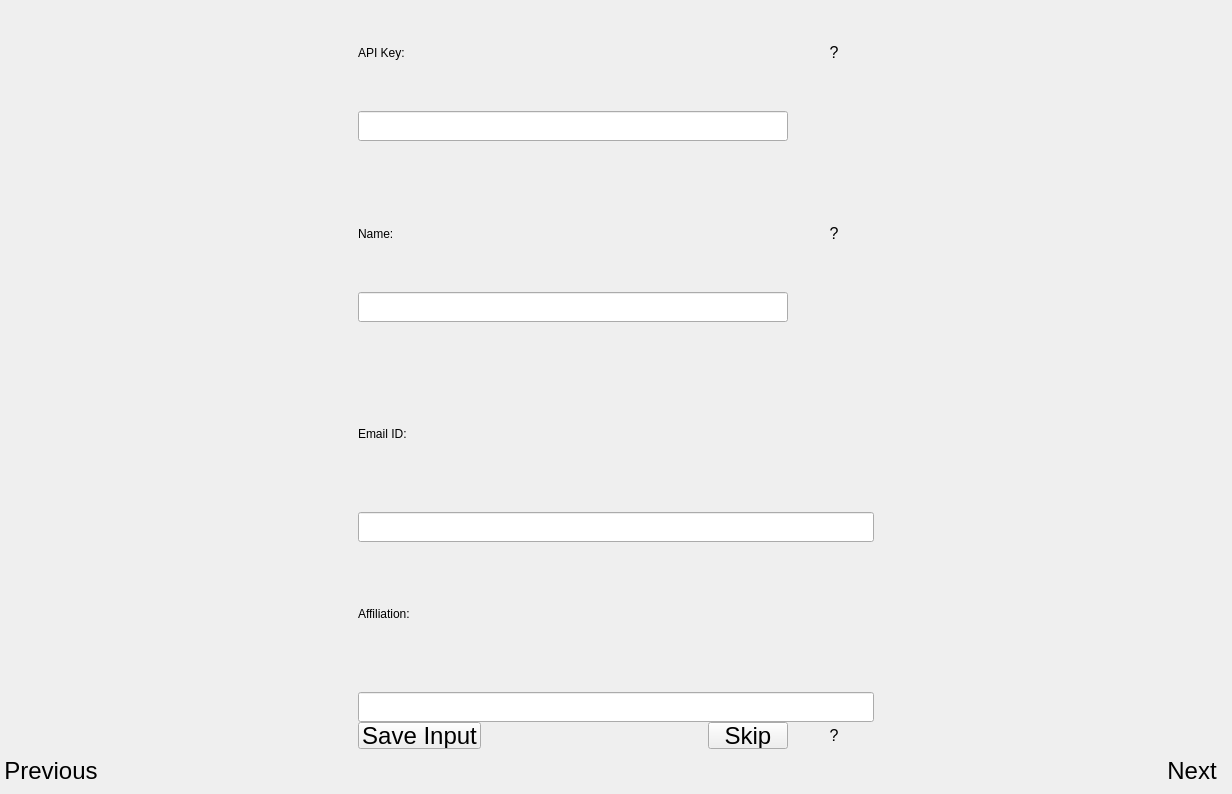
<?xml version="1.0" encoding="UTF-8"?>
<ui version="4.0">
 <class>api_widget</class>
 <widget class="QWidget" name="api_widget">
  <property name="geometry">
   <rect>
    <x>0</x>
    <y>0</y>
    <width>1232</width>
    <height>794</height>
   </rect>
  </property>
  <property name="windowTitle">
   <string>Form</string>
  </property>
  <layout class="QVBoxLayout" name="verticalLayout">
   <property name="spacing">
    <number>0</number>
   </property>
   <property name="leftMargin">
    <number>0</number>
   </property>
   <property name="topMargin">
    <number>0</number>
   </property>
   <property name="rightMargin">
    <number>0</number>
   </property>
   <property name="bottomMargin">
    <number>0</number>
   </property>
   <item>
    <widget class="QWidget" name="widget_13" native="true">
     <property name="styleSheet">
      <string notr="true"/>
     </property>
     <layout class="QVBoxLayout" name="verticalLayout_16">
      <property name="spacing">
       <number>0</number>
      </property>
      <property name="leftMargin">
       <number>0</number>
      </property>
      <property name="topMargin">
       <number>0</number>
      </property>
      <property name="rightMargin">
       <number>0</number>
      </property>
      <property name="bottomMargin">
       <number>0</number>
      </property>
      <item>
       <widget class="QWidget" name="widget_3" native="true">
        <property name="styleSheet">
         <string notr="true"/>
        </property>
        <layout class="QVBoxLayout" name="verticalLayout_17" stretch="0,0">
         <property name="spacing">
          <number>0</number>
         </property>
         <property name="leftMargin">
          <number>0</number>
         </property>
         <property name="topMargin">
          <number>0</number>
         </property>
         <property name="rightMargin">
          <number>0</number>
         </property>
         <property name="bottomMargin">
          <number>0</number>
         </property>
         <item>
          <widget class="QFrame" name="frame_16">
           <property name="styleSheet">
            <string notr="true"/>
           </property>
           <property name="frameShape">
            <enum>QFrame::Shape::NoFrame</enum>
           </property>
           <property name="frameShadow">
            <enum>QFrame::Shadow::Raised</enum>
           </property>
           <layout class="QHBoxLayout" name="horizontalLayout_3" stretch="1,0,1">
            <property name="leftMargin">
             <number>0</number>
            </property>
            <property name="topMargin">
             <number>0</number>
            </property>
            <property name="rightMargin">
             <number>0</number>
            </property>
            <property name="bottomMargin">
             <number>0</number>
            </property>
            <item>
             <spacer name="horizontalSpacer_5">
              <property name="orientation">
               <enum>Qt::Orientation::Horizontal</enum>
              </property>
              <property name="sizeHint" stdset="0">
               <size>
                <width>327</width>
                <height>20</height>
               </size>
              </property>
             </spacer>
            </item>
            <item>
             <widget class="QFrame" name="frame_15">
              <property name="styleSheet">
               <string notr="true"/>
              </property>
              <property name="frameShape">
               <enum>QFrame::Shape::NoFrame</enum>
              </property>
              <property name="frameShadow">
               <enum>QFrame::Shadow::Raised</enum>
              </property>
              <layout class="QVBoxLayout" name="verticalLayout_14" stretch="1,0">
               <property name="spacing">
                <number>0</number>
               </property>
               <property name="leftMargin">
                <number>0</number>
               </property>
               <property name="topMargin">
                <number>0</number>
               </property>
               <property name="rightMargin">
                <number>0</number>
               </property>
               <property name="bottomMargin">
                <number>0</number>
               </property>
               <item>
                <widget class="QFrame" name="frame_10">
                 <property name="styleSheet">
                  <string notr="true"/>
                 </property>
                 <property name="frameShape">
                  <enum>QFrame::Shape::NoFrame</enum>
                 </property>
                 <property name="frameShadow">
                  <enum>QFrame::Shadow::Raised</enum>
                 </property>
                 <layout class="QHBoxLayout" name="horizontalLayout_17">
                  <property name="spacing">
                   <number>0</number>
                  </property>
                  <property name="leftMargin">
                   <number>0</number>
                  </property>
                  <property name="topMargin">
                   <number>0</number>
                  </property>
                  <property name="rightMargin">
                   <number>0</number>
                  </property>
                  <property name="bottomMargin">
                   <number>0</number>
                  </property>
                  <item>
                   <widget class="QFrame" name="frame_8">
                    <property name="styleSheet">
                     <string notr="true"/>
                    </property>
                    <property name="frameShape">
                     <enum>QFrame::Shape::NoFrame</enum>
                    </property>
                    <property name="frameShadow">
                     <enum>QFrame::Shadow::Raised</enum>
                    </property>
                    <layout class="QVBoxLayout" name="verticalLayout_8">
                     <property name="spacing">
                      <number>0</number>
                     </property>
                     <property name="leftMargin">
                      <number>0</number>
                     </property>
                     <property name="topMargin">
                      <number>0</number>
                     </property>
                     <property name="rightMargin">
                      <number>0</number>
                     </property>
                     <property name="bottomMargin">
                      <number>0</number>
                     </property>
                     <item>
                      <widget class="QFrame" name="frame_17">
                       <property name="styleSheet">
                        <string notr="true"/>
                       </property>
                       <property name="frameShape">
                        <enum>QFrame::Shape::NoFrame</enum>
                       </property>
                       <property name="frameShadow">
                        <enum>QFrame::Shadow::Raised</enum>
                       </property>
                       <layout class="QVBoxLayout" name="verticalLayout_15">
                        <property name="spacing">
                         <number>0</number>
                        </property>
                        <property name="leftMargin">
                         <number>0</number>
                        </property>
                        <property name="topMargin">
                         <number>0</number>
                        </property>
                        <property name="rightMargin">
                         <number>0</number>
                        </property>
                        <property name="bottomMargin">
                         <number>0</number>
                        </property>
                        <item>
                         <widget class="QFrame" name="frame_21">
                          <property name="styleSheet">
                           <string notr="true"/>
                          </property>
                          <property name="frameShape">
                           <enum>QFrame::Shape::NoFrame</enum>
                          </property>
                          <property name="frameShadow">
                           <enum>QFrame::Shadow::Raised</enum>
                          </property>
                          <layout class="QGridLayout" name="gridLayout_6">
                           <property name="leftMargin">
                            <number>0</number>
                           </property>
                           <property name="topMargin">
                            <number>0</number>
                           </property>
                           <property name="rightMargin">
                            <number>0</number>
                           </property>
                           <property name="bottomMargin">
                            <number>0</number>
                           </property>
                           <item row="0" column="2">
                            <widget class="QPushButton" name="pushButton_help_API">
                             <property name="sizePolicy">
                              <sizepolicy hsizetype="Fixed" vsizetype="Fixed">
                               <horstretch>0</horstretch>
                               <verstretch>0</verstretch>
                              </sizepolicy>
                             </property>
                             <property name="minimumSize">
                              <size>
                               <width>23</width>
                               <height>23</height>
                              </size>
                             </property>
                             <property name="font">
                              <font>
                               <pointsize>12</pointsize>
                              </font>
                             </property>
                             <property name="cursor">
                              <cursorShape>PointingHandCursor</cursorShape>
                             </property>
                             <property name="styleSheet">
                              <string notr="true"/>
                             </property>
                             <property name="text">
                              <string>?</string>
                             </property>
                             <property name="flat">
                              <bool>true</bool>
                             </property>
                            </widget>
                           </item>
                           <item row="1" column="0" colspan="2">
                            <widget class="QLineEdit" name="lineEdit_api">
                             <property name="minimumSize">
                              <size>
                               <width>0</width>
                               <height>30</height>
                              </size>
                             </property>
                             <property name="styleSheet">
                              <string notr="true"/>
                             </property>
                             <property name="text">
                              <string/>
                             </property>
                            </widget>
                           </item>
                           <item row="0" column="1">
                            <spacer name="horizontalSpacer_2">
                             <property name="orientation">
                              <enum>Qt::Orientation::Horizontal</enum>
                             </property>
                             <property name="sizeHint" stdset="0">
                              <size>
                               <width>373</width>
                               <height>20</height>
                              </size>
                             </property>
                            </spacer>
                           </item>
                           <item row="0" column="0">
                            <widget class="QLabel" name="label_21">
                             <property name="text">
                              <string>API Key:</string>
                             </property>
                            </widget>
                           </item>
                          </layout>
                         </widget>
                        </item>
                        <item>
                         <widget class="QFrame" name="frame_18">
                          <property name="styleSheet">
                           <string notr="true"/>
                          </property>
                          <property name="frameShape">
                           <enum>QFrame::Shape::NoFrame</enum>
                          </property>
                          <property name="frameShadow">
                           <enum>QFrame::Shadow::Raised</enum>
                          </property>
                          <layout class="QGridLayout" name="gridLayout_7">
                           <property name="leftMargin">
                            <number>0</number>
                           </property>
                           <property name="topMargin">
                            <number>0</number>
                           </property>
                           <property name="rightMargin">
                            <number>0</number>
                           </property>
                           <property name="bottomMargin">
                            <number>0</number>
                           </property>
                           <item row="0" column="0">
                            <widget class="QLabel" name="label_22">
                             <property name="styleSheet">
                              <string notr="true"/>
                             </property>
                             <property name="text">
                              <string>Name:</string>
                             </property>
                            </widget>
                           </item>
                           <item row="0" column="1">
                            <spacer name="horizontalSpacer_4">
                             <property name="orientation">
                              <enum>Qt::Orientation::Horizontal</enum>
                             </property>
                             <property name="sizeHint" stdset="0">
                              <size>
                               <width>388</width>
                               <height>20</height>
                              </size>
                             </property>
                            </spacer>
                           </item>
                           <item row="0" column="2">
                            <widget class="QPushButton" name="pushButton_help_API_2">
                             <property name="sizePolicy">
                              <sizepolicy hsizetype="Fixed" vsizetype="Fixed">
                               <horstretch>0</horstretch>
                               <verstretch>0</verstretch>
                              </sizepolicy>
                             </property>
                             <property name="minimumSize">
                              <size>
                               <width>23</width>
                               <height>23</height>
                              </size>
                             </property>
                             <property name="font">
                              <font>
                               <pointsize>12</pointsize>
                              </font>
                             </property>
                             <property name="cursor">
                              <cursorShape>PointingHandCursor</cursorShape>
                             </property>
                             <property name="styleSheet">
                              <string notr="true"/>
                             </property>
                             <property name="text">
                              <string>?</string>
                             </property>
                             <property name="flat">
                              <bool>true</bool>
                             </property>
                            </widget>
                           </item>
                           <item row="1" column="0" colspan="2">
                            <widget class="QLineEdit" name="lineEdit_name">
                             <property name="minimumSize">
                              <size>
                               <width>0</width>
                               <height>30</height>
                              </size>
                             </property>
                             <property name="text">
                              <string/>
                             </property>
                            </widget>
                           </item>
                          </layout>
                         </widget>
                        </item>
                        <item>
                         <widget class="QFrame" name="frame_19">
                          <property name="styleSheet">
                           <string notr="true"/>
                          </property>
                          <property name="frameShape">
                           <enum>QFrame::Shape::NoFrame</enum>
                          </property>
                          <property name="frameShadow">
                           <enum>QFrame::Shadow::Raised</enum>
                          </property>
                          <layout class="QVBoxLayout" name="verticalLayout_41">
                           <property name="leftMargin">
                            <number>0</number>
                           </property>
                           <property name="topMargin">
                            <number>0</number>
                           </property>
                           <property name="rightMargin">
                            <number>0</number>
                           </property>
                           <property name="bottomMargin">
                            <number>0</number>
                           </property>
                           <item>
                            <widget class="QLabel" name="label_23">
                             <property name="text">
                              <string>Email ID:</string>
                             </property>
                            </widget>
                           </item>
                           <item>
                            <widget class="QLineEdit" name="lineEdit_email">
                             <property name="minimumSize">
                              <size>
                               <width>0</width>
                               <height>30</height>
                              </size>
                             </property>
                             <property name="text">
                              <string/>
                             </property>
                            </widget>
                           </item>
                          </layout>
                         </widget>
                        </item>
                        <item>
                         <widget class="QFrame" name="frame_20">
                          <property name="frameShape">
                           <enum>QFrame::Shape::NoFrame</enum>
                          </property>
                          <property name="frameShadow">
                           <enum>QFrame::Shadow::Raised</enum>
                          </property>
                          <layout class="QVBoxLayout" name="verticalLayout_42">
                           <property name="leftMargin">
                            <number>0</number>
                           </property>
                           <property name="topMargin">
                            <number>0</number>
                           </property>
                           <property name="rightMargin">
                            <number>0</number>
                           </property>
                           <property name="bottomMargin">
                            <number>0</number>
                           </property>
                           <item>
                            <widget class="QLabel" name="label_24">
                             <property name="text">
                              <string>Affiliation:</string>
                             </property>
                            </widget>
                           </item>
                           <item>
                            <widget class="QLineEdit" name="lineEdit_aff">
                             <property name="minimumSize">
                              <size>
                               <width>0</width>
                               <height>30</height>
                              </size>
                             </property>
                             <property name="text">
                              <string/>
                             </property>
                            </widget>
                           </item>
                          </layout>
                         </widget>
                        </item>
                       </layout>
                      </widget>
                     </item>
                    </layout>
                   </widget>
                  </item>
                 </layout>
                </widget>
               </item>
               <item>
                <widget class="QFrame" name="frame_22">
                 <property name="styleSheet">
                  <string notr="true"/>
                 </property>
                 <property name="frameShape">
                  <enum>QFrame::Shape::NoFrame</enum>
                 </property>
                 <property name="frameShadow">
                  <enum>QFrame::Shadow::Raised</enum>
                 </property>
                 <layout class="QHBoxLayout" name="horizontalLayout_5">
                  <property name="leftMargin">
                   <number>0</number>
                  </property>
                  <property name="topMargin">
                   <number>0</number>
                  </property>
                  <property name="rightMargin">
                   <number>0</number>
                  </property>
                  <property name="bottomMargin">
                   <number>0</number>
                  </property>
                  <item>
                   <widget class="QPushButton" name="pushButton_save_solarinput">
                    <property name="minimumSize">
                     <size>
                      <width>87</width>
                      <height>23</height>
                     </size>
                    </property>
                    <property name="font">
                     <font>
                      <family>Arial</family>
                      <pointsize>18</pointsize>
                      <italic>false</italic>
                      <bold>false</bold>
                     </font>
                    </property>
                    <property name="styleSheet">
                     <string notr="true"/>
                    </property>
                    <property name="text">
                     <string>Save Input</string>
                    </property>
                   </widget>
                  </item>
                  <item>
                   <spacer name="horizontalSpacer_6">
                    <property name="orientation">
                     <enum>Qt::Orientation::Horizontal</enum>
                    </property>
                    <property name="sizeHint" stdset="0">
                     <size>
                      <width>40</width>
                      <height>20</height>
                     </size>
                    </property>
                   </spacer>
                  </item>
                  <item>
                   <widget class="QPushButton" name="pushButton_skip_API">
                    <property name="minimumSize">
                     <size>
                      <width>40</width>
                      <height>23</height>
                     </size>
                    </property>
                    <property name="font">
                     <font>
                      <family>Arial</family>
                      <pointsize>18</pointsize>
                      <italic>false</italic>
                      <bold>false</bold>
                     </font>
                    </property>
                    <property name="styleSheet">
                     <string notr="true"/>
                    </property>
                    <property name="text">
                     <string>Skip</string>
                    </property>
                   </widget>
                  </item>
                  <item>
                   <widget class="QPushButton" name="pushButton_help_API_3">
                    <property name="minimumSize">
                     <size>
                      <width>23</width>
                      <height>23</height>
                     </size>
                    </property>
                    <property name="font">
                     <font>
                      <pointsize>12</pointsize>
                     </font>
                    </property>
                    <property name="cursor">
                     <cursorShape>PointingHandCursor</cursorShape>
                    </property>
                    <property name="styleSheet">
                     <string notr="true"/>
                    </property>
                    <property name="text">
                     <string>?</string>
                    </property>
                    <property name="flat">
                     <bool>true</bool>
                    </property>
                   </widget>
                  </item>
                 </layout>
                </widget>
               </item>
              </layout>
             </widget>
            </item>
            <item>
             <spacer name="horizontalSpacer_3">
              <property name="orientation">
               <enum>Qt::Orientation::Horizontal</enum>
              </property>
              <property name="sizeHint" stdset="0">
               <size>
                <width>720</width>
                <height>20</height>
               </size>
              </property>
             </spacer>
            </item>
           </layout>
          </widget>
         </item>
         <item>
          <widget class="QWidget" name="widget_16" native="true">
           <property name="styleSheet">
            <string notr="true"/>
           </property>
           <layout class="QHBoxLayout" name="horizontalLayout_13">
            <property name="spacing">
             <number>0</number>
            </property>
            <property name="leftMargin">
             <number>0</number>
            </property>
            <property name="topMargin">
             <number>0</number>
            </property>
            <property name="rightMargin">
             <number>0</number>
            </property>
            <property name="bottomMargin">
             <number>0</number>
            </property>
            <item>
             <widget class="QPushButton" name="pushButton_DI_previous_4">
              <property name="sizePolicy">
               <sizepolicy hsizetype="Preferred" vsizetype="Fixed">
                <horstretch>0</horstretch>
                <verstretch>0</verstretch>
               </sizepolicy>
              </property>
              <property name="minimumSize">
               <size>
                <width>69</width>
                <height>25</height>
               </size>
              </property>
              <property name="font">
               <font>
                <family>Arial</family>
                <pointsize>18</pointsize>
                <italic>false</italic>
                <bold>false</bold>
               </font>
              </property>
              <property name="styleSheet">
               <string notr="true"/>
              </property>
              <property name="text">
               <string>Previous</string>
              </property>
              <property name="flat">
               <bool>true</bool>
              </property>
             </widget>
            </item>
            <item>
             <spacer name="horizontalSpacer_14">
              <property name="orientation">
               <enum>Qt::Orientation::Horizontal</enum>
              </property>
              <property name="sizeHint" stdset="0">
               <size>
                <width>1023</width>
                <height>45</height>
               </size>
              </property>
             </spacer>
            </item>
            <item>
             <widget class="QPushButton" name="pushButton_DI_next_4">
              <property name="minimumSize">
               <size>
                <width>52</width>
                <height>25</height>
               </size>
              </property>
              <property name="font">
               <font>
                <family>Arial</family>
                <pointsize>18</pointsize>
                <italic>false</italic>
                <bold>false</bold>
               </font>
              </property>
              <property name="styleSheet">
               <string notr="true"/>
              </property>
              <property name="text">
               <string>Next</string>
              </property>
              <property name="flat">
               <bool>true</bool>
              </property>
             </widget>
            </item>
           </layout>
          </widget>
         </item>
        </layout>
       </widget>
      </item>
     </layout>
    </widget>
   </item>
  </layout>
 </widget>
 <resources/>
 <connections/>
</ui>
